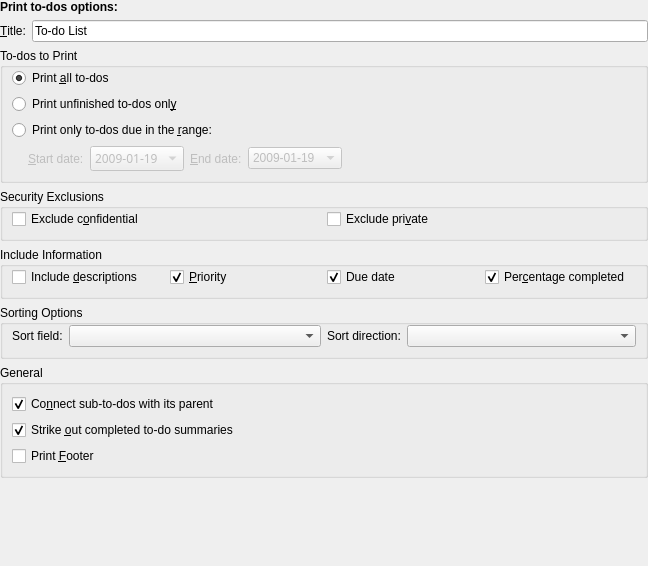
<?xml version="1.0" encoding="UTF-8"?>
<ui version="4.0">
 <author>Reinhold Kainhofer &lt;reinhold@kainhofer.com&gt;</author>
 <comment>Configuration page for the print day mode.</comment>
 <class>CalPrintTodoConfig_Base</class>
 <widget class="QWidget" name="CalPrintTodoConfig_Base">
  <property name="geometry">
   <rect>
    <x>0</x>
    <y>0</y>
    <width>648</width>
    <height>566</height>
   </rect>
  </property>
  <layout class="QGridLayout" name="gridLayout">
   <property name="leftMargin">
    <number>0</number>
   </property>
   <property name="topMargin">
    <number>0</number>
   </property>
   <property name="rightMargin">
    <number>0</number>
   </property>
   <property name="bottomMargin">
    <number>0</number>
   </property>
   <item row="0" column="0">
    <widget class="QLabel" name="label">
     <property name="text">
      <string>&lt;html&gt;&lt;head&gt;&lt;meta name=&quot;qrichtext&quot; content=&quot;1&quot; /&gt;&lt;style type=&quot;text/css&quot;&gt;
p, li { white-space: pre-wrap; }
&lt;/style&gt;&lt;/head&gt;&lt;body style=&quot; font-family:'Sans Serif'; font-size:9pt; font-weight:400; font-style:normal;&quot;&gt;
&lt;p style=&quot; margin-top:0px; margin-bottom:0px; margin-left:0px; margin-right:0px; -qt-block-indent:0; text-indent:0px;&quot;&gt;&lt;span style=&quot; font-weight:600;&quot;&gt;Print to-dos options:&lt;/span&gt;&lt;/p&gt;&lt;/body&gt;&lt;/html&gt;</string>
     </property>
    </widget>
   </item>
   <item row="1" column="0">
    <layout class="QHBoxLayout">
     <item>
      <widget class="QLabel" name="mTitleLabel">
       <property name="text">
        <string>&amp;Title:</string>
       </property>
       <property name="buddy">
        <cstring>mTitle</cstring>
       </property>
      </widget>
     </item>
     <item>
      <widget class="QLineEdit" name="mTitle">
       <property name="toolTip">
        <string>Name for this to-do list</string>
       </property>
       <property name="whatsThis">
        <string>Enter a name for this to-do list that will be put at the top of the print-out</string>
       </property>
       <property name="text">
        <string>To-do List</string>
       </property>
      </widget>
     </item>
    </layout>
   </item>
   <item row="2" column="0">
    <widget class="QGroupBox" name="mPrintType">
     <property name="title">
      <string>To-dos to Print</string>
     </property>
     <layout class="QGridLayout">
      <property name="topMargin">
       <number>0</number>
      </property>
      <item row="0" column="0">
       <widget class="QRadioButton" name="mPrintAll">
        <property name="text">
         <string>Print &amp;all to-dos</string>
        </property>
        <property name="checked">
         <bool>true</bool>
        </property>
       </widget>
      </item>
      <item row="1" column="0">
       <widget class="QRadioButton" name="mPrintUnfinished">
        <property name="enabled">
         <bool>true</bool>
        </property>
        <property name="text">
         <string>Print unfinished to-dos onl&amp;y</string>
        </property>
       </widget>
      </item>
      <item row="2" column="0">
       <widget class="QRadioButton" name="mPrintDueRange">
        <property name="enabled">
         <bool>true</bool>
        </property>
        <property name="text">
         <string>Print only to-dos due in the &amp;range:</string>
        </property>
       </widget>
      </item>
      <item row="3" column="0">
       <layout class="QHBoxLayout">
        <property name="spacing">
         <number>6</number>
        </property>
        <property name="leftMargin">
         <number>0</number>
        </property>
        <property name="topMargin">
         <number>0</number>
        </property>
        <property name="rightMargin">
         <number>0</number>
        </property>
        <property name="bottomMargin">
         <number>0</number>
        </property>
        <item>
         <spacer>
          <property name="orientation">
           <enum>Qt::Horizontal</enum>
          </property>
          <property name="sizeType">
           <enum>QSizePolicy::Fixed</enum>
          </property>
          <property name="sizeHint" stdset="0">
           <size>
            <width>16</width>
            <height>20</height>
           </size>
          </property>
         </spacer>
        </item>
        <item>
         <widget class="QLabel" name="mFromDateLabel">
          <property name="enabled">
           <bool>false</bool>
          </property>
          <property name="sizePolicy">
           <sizepolicy hsizetype="Maximum" vsizetype="Preferred">
            <horstretch>0</horstretch>
            <verstretch>0</verstretch>
           </sizepolicy>
          </property>
          <property name="text">
           <string>&amp;Start date:</string>
          </property>
          <property name="buddy">
           <cstring>mFromDate</cstring>
          </property>
         </widget>
        </item>
        <item>
         <widget class="KDateComboBox" name="mFromDate">
          <property name="enabled">
           <bool>false</bool>
          </property>
          <property name="font">
           <font>
            <family>Sans Serif</family>
            <pointsize>9</pointsize>
            <weight>50</weight>
            <italic>false</italic>
            <bold>false</bold>
            <underline>false</underline>
            <strikeout>false</strikeout>
            <kerning>true</kerning>
           </font>
          </property>
          <property name="focusPolicy">
           <enum>Qt::StrongFocus</enum>
          </property>
          <property name="whatsThis">
           <string>If you want to print more days at once, you can define a range of dates with this option and the &lt;i&gt;End date&lt;/i&gt; option. This option is used to define the start date.</string>
          </property>
          <item>
           <property name="text">
            <string>2009-01-19</string>
           </property>
          </item>
         </widget>
        </item>
        <item>
         <widget class="QLabel" name="mToDateLabel">
          <property name="enabled">
           <bool>false</bool>
          </property>
          <property name="sizePolicy">
           <sizepolicy hsizetype="Maximum" vsizetype="Preferred">
            <horstretch>0</horstretch>
            <verstretch>0</verstretch>
           </sizepolicy>
          </property>
          <property name="text">
           <string>&amp;End date:</string>
          </property>
          <property name="buddy">
           <cstring>mToDate</cstring>
          </property>
         </widget>
        </item>
        <item>
         <widget class="KDateComboBox" name="mToDate">
          <property name="enabled">
           <bool>false</bool>
          </property>
          <property name="focusPolicy">
           <enum>Qt::StrongFocus</enum>
          </property>
          <property name="whatsThis">
           <string>If you want to print more days at once, you can define a range of dates with this option and the &lt;i&gt;Start date&lt;/i&gt; option. This option is used to define the end date.</string>
          </property>
          <item>
           <property name="text">
            <string>2009-01-19</string>
           </property>
          </item>
         </widget>
        </item>
        <item>
         <spacer>
          <property name="orientation">
           <enum>Qt::Horizontal</enum>
          </property>
          <property name="sizeType">
           <enum>QSizePolicy::Expanding</enum>
          </property>
          <property name="sizeHint" stdset="0">
           <size>
            <width>128</width>
            <height>20</height>
           </size>
          </property>
         </spacer>
        </item>
       </layout>
      </item>
     </layout>
    </widget>
   </item>
   <item row="3" column="0">
    <widget class="QGroupBox" name="mSecurity">
     <property name="title">
      <string>Security Exclusions</string>
     </property>
     <layout class="QHBoxLayout" name="horizontalLayout_4">
      <property name="topMargin">
       <number>0</number>
      </property>
      <item>
       <widget class="QCheckBox" name="mExcludeConfidential">
        <property name="whatsThis">
         <string>Check this option to exclude confidential events.</string>
        </property>
        <property name="text">
         <string>Exclude c&amp;onfidential</string>
        </property>
       </widget>
      </item>
      <item>
       <widget class="QCheckBox" name="mExcludePrivate">
        <property name="whatsThis">
         <string>Check this option to exclude private events</string>
        </property>
        <property name="text">
         <string>Exclude pri&amp;vate</string>
        </property>
       </widget>
      </item>
     </layout>
    </widget>
   </item>
   <item row="4" column="0">
    <widget class="QGroupBox" name="includeInfoBox">
     <property name="title">
      <string>Include Information</string>
     </property>
     <property name="checkable">
      <bool>false</bool>
     </property>
     <layout class="QHBoxLayout" name="horizontalLayout">
      <property name="topMargin">
       <number>0</number>
      </property>
      <item>
       <widget class="QCheckBox" name="mDescription">
        <property name="toolTip">
         <string>Print item descriptions</string>
        </property>
        <property name="whatsThis">
         <string>Check this option if you want to see the item descriptions printed.</string>
        </property>
        <property name="text">
         <string>Include &amp;descriptions</string>
        </property>
       </widget>
      </item>
      <item>
       <widget class="QCheckBox" name="mPriority">
        <property name="text">
         <string>&amp;Priority</string>
        </property>
        <property name="checked">
         <bool>true</bool>
        </property>
       </widget>
      </item>
      <item>
       <widget class="QCheckBox" name="mDueDate">
        <property name="text">
         <string>Due date</string>
        </property>
        <property name="shortcut">
         <string/>
        </property>
        <property name="checked">
         <bool>true</bool>
        </property>
       </widget>
      </item>
      <item>
       <widget class="QCheckBox" name="mPercentComplete">
        <property name="text">
         <string>Per&amp;centage completed</string>
        </property>
        <property name="checked">
         <bool>true</bool>
        </property>
       </widget>
      </item>
     </layout>
     <zorder>mDescription</zorder>
     <zorder>mDueDate</zorder>
     <zorder>mPercentComplete</zorder>
     <zorder>mPriority</zorder>
    </widget>
   </item>
   <item row="5" column="0">
    <widget class="QGroupBox" name="sortingOptionsBox">
     <property name="title">
      <string>Sorting Options</string>
     </property>
     <layout class="QHBoxLayout" name="horizontalLayout_2">
      <property name="topMargin">
       <number>0</number>
      </property>
      <item>
       <layout class="QHBoxLayout">
        <item>
         <widget class="QLabel" name="sortFieldLabel">
          <property name="enabled">
           <bool>true</bool>
          </property>
          <property name="text">
           <string>Sort field:</string>
          </property>
         </widget>
        </item>
        <item>
         <widget class="KComboBox" name="mSortField">
          <property name="enabled">
           <bool>true</bool>
          </property>
          <property name="sizePolicy">
           <sizepolicy hsizetype="Preferred" vsizetype="Fixed">
            <horstretch>1</horstretch>
            <verstretch>0</verstretch>
           </sizepolicy>
          </property>
         </widget>
        </item>
       </layout>
      </item>
      <item>
       <layout class="QHBoxLayout">
        <item>
         <widget class="QLabel" name="sortDirectionLabel">
          <property name="enabled">
           <bool>true</bool>
          </property>
          <property name="text">
           <string>Sort direction:</string>
          </property>
         </widget>
        </item>
        <item>
         <widget class="KComboBox" name="mSortDirection">
          <property name="enabled">
           <bool>true</bool>
          </property>
          <property name="sizePolicy">
           <sizepolicy hsizetype="Preferred" vsizetype="Fixed">
            <horstretch>1</horstretch>
            <verstretch>0</verstretch>
           </sizepolicy>
          </property>
         </widget>
        </item>
       </layout>
      </item>
     </layout>
    </widget>
   </item>
   <item row="6" column="0">
    <widget class="QGroupBox" name="mGeneralGroup">
     <property name="title">
      <string comment="@title general print settings">General</string>
     </property>
     <layout class="QVBoxLayout" name="verticalLayout">
      <item>
       <widget class="QCheckBox" name="mConnectSubTodos">
        <property name="text">
         <string>Co&amp;nnect sub-to-dos with its parent</string>
        </property>
        <property name="checked">
         <bool>true</bool>
        </property>
       </widget>
      </item>
      <item>
       <widget class="QCheckBox" name="mStrikeOutCompleted">
        <property name="text">
         <string>Strike &amp;out completed to-do summaries</string>
        </property>
        <property name="checked">
         <bool>true</bool>
        </property>
       </widget>
      </item>
      <item>
       <widget class="QCheckBox" name="mPrintFooter">
        <property name="toolTip">
         <string>Print a datetime footer on each page</string>
        </property>
        <property name="whatsThis">
         <string>Check this box if you want to print a small footer on each page that contains the date of the print.</string>
        </property>
        <property name="text">
         <string>Print &amp;Footer</string>
        </property>
       </widget>
      </item>
     </layout>
    </widget>
   </item>
   <item row="7" column="0">
    <spacer name="verticalSpacer">
     <property name="orientation">
      <enum>Qt::Vertical</enum>
     </property>
     <property name="sizeHint" stdset="0">
      <size>
       <width>20</width>
       <height>7</height>
      </size>
     </property>
    </spacer>
   </item>
  </layout>
 </widget>
 <customwidgets>
  <customwidget>
   <class>KComboBox</class>
   <extends>QComboBox</extends>
   <header>kcombobox.h</header>
  </customwidget>
  <customwidget>
   <class>KDateComboBox</class>
   <extends>QComboBox</extends>
   <header>kdatecombobox.h</header>
  </customwidget>
 </customwidgets>
 <tabstops>
  <tabstop>mTitle</tabstop>
  <tabstop>mPrintAll</tabstop>
  <tabstop>mPrintUnfinished</tabstop>
  <tabstop>mPrintDueRange</tabstop>
  <tabstop>mFromDate</tabstop>
  <tabstop>mToDate</tabstop>
  <tabstop>mDescription</tabstop>
  <tabstop>mPriority</tabstop>
  <tabstop>mDueDate</tabstop>
  <tabstop>mPercentComplete</tabstop>
  <tabstop>mConnectSubTodos</tabstop>
  <tabstop>mStrikeOutCompleted</tabstop>
  <tabstop>mSortField</tabstop>
  <tabstop>mSortDirection</tabstop>
 </tabstops>
 <resources/>
 <connections>
  <connection>
   <sender>mPrintDueRange</sender>
   <signal>toggled(bool)</signal>
   <receiver>mFromDateLabel</receiver>
   <slot>setEnabled(bool)</slot>
   <hints>
    <hint type="sourcelabel">
     <x>20</x>
     <y>20</y>
    </hint>
    <hint type="destinationlabel">
     <x>20</x>
     <y>20</y>
    </hint>
   </hints>
  </connection>
  <connection>
   <sender>mPrintDueRange</sender>
   <signal>toggled(bool)</signal>
   <receiver>mToDate</receiver>
   <slot>setEnabled(bool)</slot>
   <hints>
    <hint type="sourcelabel">
     <x>20</x>
     <y>20</y>
    </hint>
    <hint type="destinationlabel">
     <x>20</x>
     <y>20</y>
    </hint>
   </hints>
  </connection>
  <connection>
   <sender>mPrintDueRange</sender>
   <signal>toggled(bool)</signal>
   <receiver>mToDateLabel</receiver>
   <slot>setEnabled(bool)</slot>
   <hints>
    <hint type="sourcelabel">
     <x>20</x>
     <y>20</y>
    </hint>
    <hint type="destinationlabel">
     <x>20</x>
     <y>20</y>
    </hint>
   </hints>
  </connection>
  <connection>
   <sender>mPrintDueRange</sender>
   <signal>toggled(bool)</signal>
   <receiver>mFromDate</receiver>
   <slot>setEnabled(bool)</slot>
   <hints>
    <hint type="sourcelabel">
     <x>20</x>
     <y>20</y>
    </hint>
    <hint type="destinationlabel">
     <x>20</x>
     <y>20</y>
    </hint>
   </hints>
  </connection>
 </connections>
</ui>
